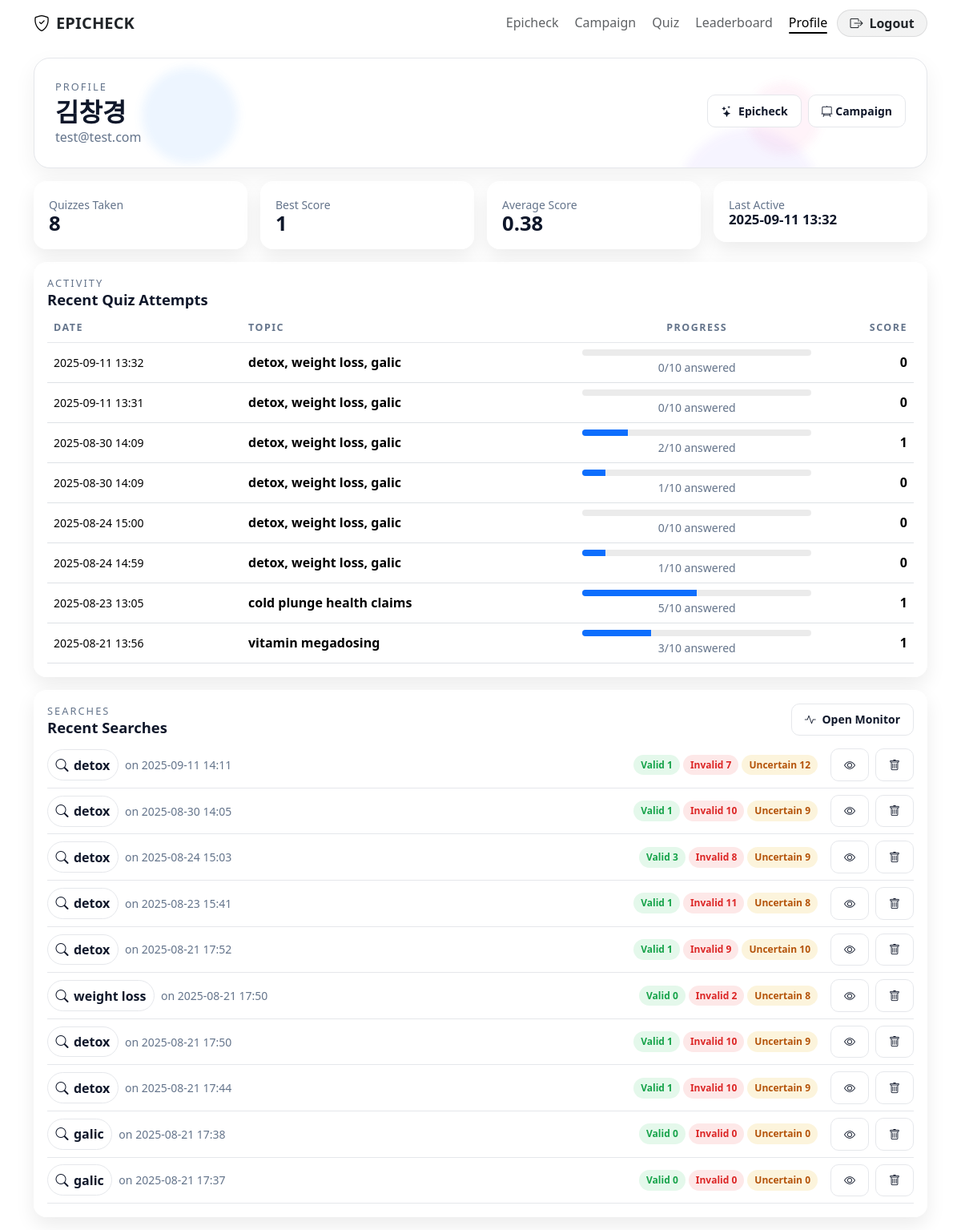
The page /profile (signed in) on the database as committed earlier.
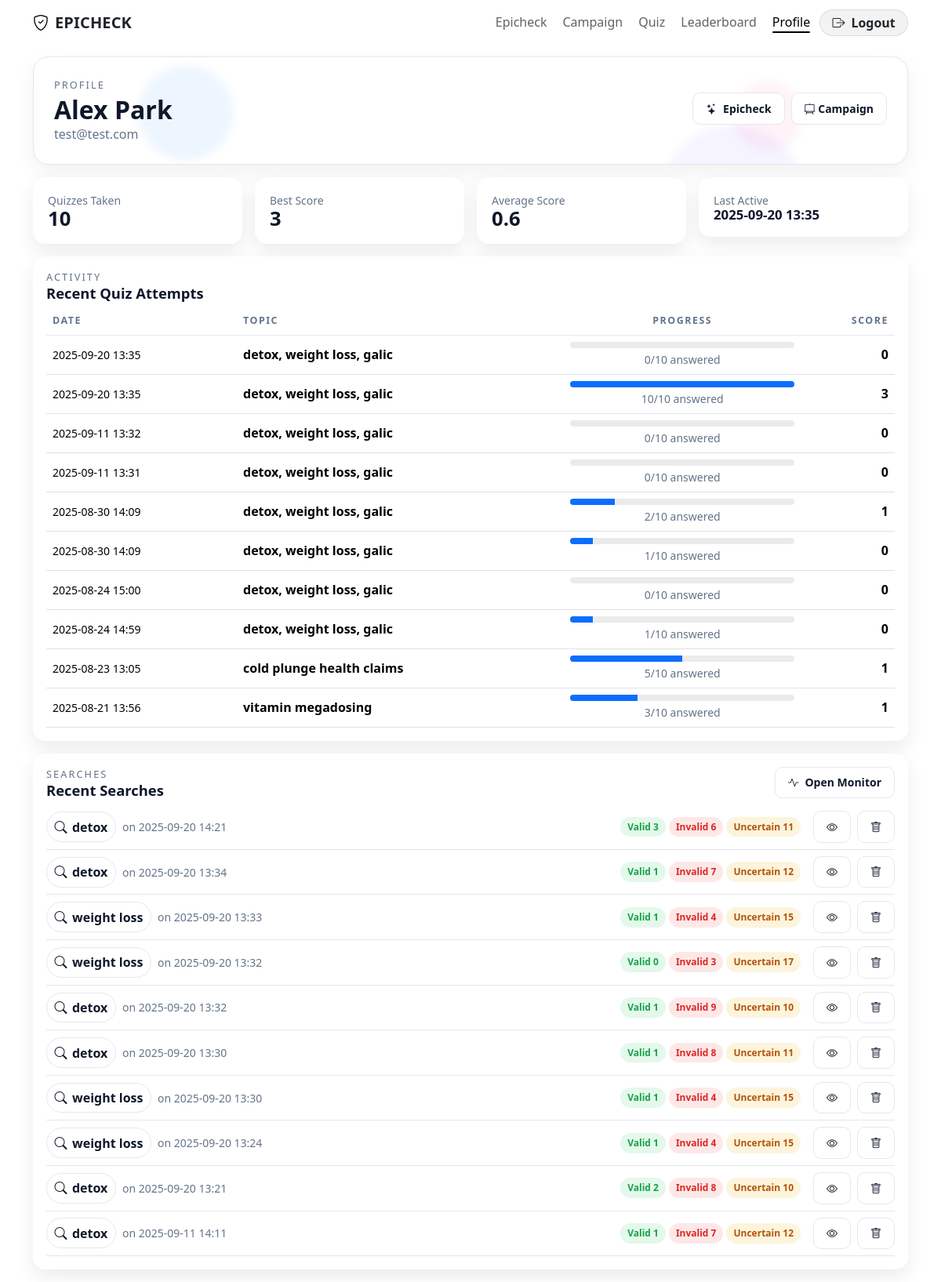
The same page on the database as committed later.
### tables this page shows
CREATE TABLE users (
            id            INTEGER PRIMARY KEY AUTOINCREMENT,
            name          TEXT,
            email         TEXT NOT NULL UNIQUE,
            password_hash TEXT NOT NULL,
            created_at    TEXT NOT NULL
        );

CREATE TABLE quiz_attempts (
            id         INTEGER PRIMARY KEY AUTOINCREMENT,
            quiz_id    INTEGER NOT NULL,
            user_id    INTEGER,                     -- null for anonymous
            anon_id    TEXT,                        -- per-session token for anonymous
            started_at TEXT NOT NULL,
            finished_at TEXT,
            score      INTEGER NOT NULL DEFAULT 0,
            FOREIGN KEY (quiz_id) REFERENCES quizzes(id) ON DELETE CASCADE,
            FOREIGN KEY (user_id) REFERENCES users(id) ON DELETE SET NULL
        );

CREATE TABLE quizzes (
            id         INTEGER PRIMARY KEY AUTOINCREMENT,
            topic      TEXT NOT NULL,
            is_daily   INTEGER NOT NULL DEFAULT 0,  -- 1 for daily quiz
            created_at TEXT NOT NULL
        );

CREATE TABLE searches (
            id          INTEGER PRIMARY KEY AUTOINCREMENT,
            keywords    TEXT NOT NULL,
            sources     TEXT NOT NULL,      -- comma-separated list (e.g., "youtube,reddit")
            created_at  TEXT NOT NULL       -- ISO 8601 UTC
        , user_id INTEGER);

### app.py (the view)
@app.route("/profile")
@login_required
def profile():
    db = get_db()
    user_id = g.user["id"]
    attempts = db.execute(
        """
        SELECT
          qa.id            AS attempt_id,
          qa.quiz_id,
          qa.score,
          qa.started_at,
          qa.finished_at,
          q.topic,
          q.is_daily,
          (SELECT COUNT(*) FROM quiz_items WHERE quiz_id = qa.quiz_id) AS total_items,
          (SELECT COUNT(*) FROM quiz_answers WHERE attempt_id = qa.id) AS answered
        FROM quiz_attempts qa
        JOIN quizzes q ON q.id = qa.quiz_id
        WHERE qa.user_id = ?
        ORDER BY qa.started_at DESC
        LIMIT 10
        """,
        (user_id,)
    ).fetchall()
    stats = db.execute(
        """
        SELECT
          COUNT(*)                 AS total_quizzes,
          COALESCE(AVG(score), 0)  AS avg_score,
          COALESCE(MAX(score), 0)  AS best_score,
          MAX(started_at)          AS last_active
        FROM quiz_attempts
        WHERE user_id = ?
        """,
        (user_id,)
    ).fetchone() or {"total_quizzes": 0, "avg_score": 0, "best_score": 0, "last_active": None}
    searches = db.execute(
        """
        SELECT s.id, s.keywords, s.sources, s.created_at,
               SUM(CASE WHEN p.verdict='valid' THEN 1 ELSE 0 END)     AS valid_count,
               SUM(CASE WHEN p.verdict='invalid' THEN 1 ELSE 0 END)   AS invalid_count,
               SUM(CASE WHEN p.verdict='uncertain' THEN 1 ELSE 0 END) AS uncertain_count
        FROM searches s
        LEFT JOIN posts p ON p.search_id = s.id
        WHERE s.user_id = ?
        GROUP BY s.id
        ORDER BY s.id DESC
        LIMIT 10
        """,
        (user_id,)
    ).fetchall()
    per_topic = db.execute(
        """
        SELECT qi.topic,
               COUNT(*)            AS answered,
               SUM(qa.correct)     AS correct
        FROM quiz_answers qa
        JOIN quiz_items   qi ON qi.id   = qa.item_id
        JOIN quiz_attempts qatt ON qatt.id = qa.attempt_id
        WHERE qatt.user_id = ?
        GROUP BY qi.topic
        ORDER BY answered DESC
        LIMIT 20
        """,
        (user_id,)
    ).fetchall()
    return render_template(
        "profile.html",
        is_guest=False,
        user=g.user,
        stats=dict(stats),
        attempts=[dict(r) for r in attempts],
        searches=[dict(r) for r in searches],
        per_topic=[dict(r) for r in per_topic],
    )

### app.py (called while the page is built)
def _parse_iso_any(value):
    if isinstance(value, datetime):
        dt = value
    else:
        s = str(value or "").strip()
        try:
            dt = datetime.fromisoformat(s.replace("Z", "+00:00"))
        except Exception:
            try:
                dt = datetime.strptime(s, "%Y-%m-%d %H:%M:%S")
            except Exception:
                return None
    if dt.tzinfo is None:
        dt = dt.replace(tzinfo=timezone.utc)
    else:
        dt = dt.astimezone(timezone.utc)
    return dt

@app.template_filter("dt")
def jinja_dt(value, fmt="%Y-%m-%d %H:%M"):
    dt = _parse_iso_any(value)
    if not dt:
        return "" if value in (None, "") else str(value)
    try:
        local = dt.astimezone(ZoneInfo(APP_TZ))
    except Exception:
        local = dt
    return local.strftime(fmt)

def get_db():
    if "db" not in g:
        g.db = sqlite3.connect(DB_PATH, detect_types=sqlite3.PARSE_DECLTYPES)
        g.db.row_factory = sqlite3.Row
    return g.db

@app.before_request
def load_current_user():
    uid = session.get("user_id")
    if uid:
        g.user = get_db().execute("SELECT * FROM users WHERE id = ?", (uid,)).fetchone()
    else:
        g.user = None

### templates/profile.html (shortened to what the changed rows need)
{% extends "nav.html" %}
{% block content %}
<section class="container my-3">
  <div class="dash-hero">
    <div class="head">
      <div class="eyebrow">Profile</div>
      <div class="d-flex flex-wrap align-items-center justify-content-between">
        <h2 class="page-title mb-0">
          {{ 'Guest Dashboard' if is_guest else (user.name or 'Your Dashboard') }}
        </h2>
        <div class="d-flex align-items-center gap-2">
          <a class="btn btn-clean btn-sm" href="{{ url_for('monitor') }}"><i class="bi bi-stars me-1"></i> Epicheck</a>
          <a class="btn btn-clean btn-sm" href="{{ url_for('studio_home') }}"><i class="bi bi-easel2"></i> Campaign</a>
        </div>
      </div>
      <p class="kicker mb-0">
        {{ 'You are viewing a guest session (scores saved to this browser).' if is_guest else (user.email or '') }}
      </p>
    </div>
  </div>
</section>
<section class="container my-3">
  <div class="row g-3">
    <div class="col-12 col-md-3">
      <div class="glass stat-card">
        <div class="muted small">Quizzes Taken</div>
        <div class="stat-k">{{ stats.total_quizzes or 0 }}</div>
      </div>
    </div>
    <div class="col-12 col-md-3">
      <div class="glass stat-card">
        <div class="muted small">Best Score</div>
        <div class="stat-k">{{ (stats.best_score or 0) }}</div>
      </div>
    </div>
    <div class="col-12 col-md-3">
      <div class="glass stat-card">
        <div class="muted small">Average Score</div>
        <div class="stat-k">{{ (stats.avg_score or 0)|round(2) }}</div>
      </div>
    </div>
    <div class="col-12 col-md-3">
      <div class="glass stat-card">
        <div class="muted small">Last Active</div>
        <div class="stat-k" style="font-size:1.05rem;">
          {{ (stats.last_active|dt) if stats.last_active else '—' }}
        </div>
      </div>
    </div>
  </div>
</section>
<section class="container my-3">
  <div class="glass p-3">
    <div class="table-responsive mt-2">
      <table class="table align-middle mb-0">
        <thead>
          <tr>
            <th>Date</th>
            <th>Topic</th>
            <th class="text-center">Progress</th>
            <th class="text-end">Score</th>
          </tr>
        </thead>
        <tbody>
          {% if attempts %}
            {% for a in attempts %}
            <tr>
              <td class="small">{{ a.started_at|dt }}</td>
              <td class="fw-semibold">{{ a.topic }}</td>
              <td class="text-center" style="min-width:160px;">
                {% set total = a.total_items or 0 %}
                {% set ans = a.answered or 0 %}
                {% set pct = (ans / total * 100) if total>0 else 0 %}
                <div class="progress">
                  <div class="progress-bar" role="progressbar" style="width: {{ pct|round(0) }}%"></div>
                </div>
                <div class="small muted mt-1">{{ ans }}/{{ total }} answered</div>
              </td>
              <td class="text-end fw-bold">{{ a.score }}</td>
            </tr>
            {% endfor %}
          {% else %}
            <tr><td colspan="5" class="text-center text-muted py-4">No attempts yet.</td></tr>
          {% endif %}
        </tbody>
      </table>
    </div>
  </div>
</section>
<section class="container my-3">
  <div class="glass p-3">
    <div class="mt-2">
      {% if searches %}
        {% for s in searches %}
         <div class="d-flex flex-wrap align-items-center justify-content-between py-2 border-bottom"
     style="border-color:var(--line) !important;"
     data-search-row="{{ s.id }}">
  <div class="d-flex align-items-center gap-2">
    <span class="kw-chip"><i class="bi bi-search"></i> {{ s.keywords }}</span>
    <span class="small muted">on {{ s.created_at|dt }}</span>
  </div>
  <div class="d-flex align-items-center gap-2">
    <div class="d-flex align-items-center gap-1 me-2">
      <span class="mini-pill p-valid">Valid {{ s.valid_count or 0 }}</span>
      <span class="mini-pill p-invalid">Invalid {{ s.invalid_count or 0 }}</span>
      <span class="mini-pill p-uncertain">Uncertain {{ s.uncertain_count or 0 }}</span>
    </div>
    <button type="button"
            class="btn btn-clean btn-sm"
            data-view-search="{{ s.id }}"
            title="View saved posts"
            aria-label="View saved posts">
      <i class="bi bi-eye"></i>
    </button>
    <button type="button"
            class="btn btn-clean btn-sm"
            data-delete-search="{{ s.id }}"
            title="Delete this search"
            aria-label="Delete this search">
      <i class="bi bi-trash"></i>
    </button>
  </div>
</div>
        {% endfor %}
      {% else %}
        <div class="text-center text-muted py-4">No searches yet.</div>
      {% endif %}
    </div>
  </div>
</section>
{% endblock %}

Rows that differ between the two databases and show on the page:
no longer on this page (row unchanged): searches: keywords "detox", created_at|dt "2025-08-30 14:05", user "1", invalid_count "10", uncertain_count "9"
no longer on this page (row unchanged): searches: keywords "detox", created_at|dt "2025-08-24 15:03", valid_count "3", invalid_count "8", uncertain_count "9"
no longer on this page (row unchanged): searches: keywords "detox", created_at|dt "2025-08-23 15:41", user "1", invalid_count "11", uncertain_count "8"
no longer on this page (row unchanged): searches: keywords "detox", created_at|dt "2025-08-21 17:52", user "1", invalid_count "9", uncertain_count "10"
no longer on this page (row unchanged): searches: keywords "weight loss", created_at|dt "2025-08-21 17:50", valid_count "0", invalid_count "2", uncertain_count "8"
no longer on this page (row unchanged): searches: keywords "detox", created_at|dt "2025-08-21 17:50", user "1", invalid_count "10", uncertain_count "9"
no longer on this page (row unchanged): searches: keywords "detox", created_at|dt "2025-08-21 17:44", user "1", invalid_count "10", uncertain_count "9"
no longer on this page (row unchanged): searches: keywords "galic", created_at|dt "2025-08-21 17:38", valid_count "0", invalid_count "0", uncertain_count "0"
no longer on this page (row unchanged): searches: keywords "galic", created_at|dt "2025-08-21 17:37", valid_count "0", invalid_count "0", uncertain_count "0"
changed users "test@test.com": name "김창경" → "Alex Park"
added quiz_attempts: started_at|dt "2025-09-20 13:35", topic "detox, weight loss, galic", score "0", total "10"
added quiz_attempts: started_at|dt "2025-09-20 13:35", topic "detox, weight loss, galic", {{ pct|round(0) }} 100.0 (drawn), ans "10", total "10", score "3"
added searches: keywords "detox", created_at|dt "2025-09-20 14:21", valid_count "3", invalid_count "6", uncertain_count "11"
added searches: keywords "detox", created_at|dt "2025-09-20 13:34", user "1", invalid_count "7", uncertain_count "12"
added searches: keywords "weight loss", created_at|dt "2025-09-20 13:33", user "1", invalid_count "4", uncertain_count "15"
added searches: keywords "weight loss", created_at|dt "2025-09-20 13:32", valid_count "0", invalid_count "3", uncertain_count "17"
added searches: keywords "detox", created_at|dt "2025-09-20 13:32", user "1", invalid_count "9", uncertain_count "10"
added searches: keywords "detox", created_at|dt "2025-09-20 13:30", user "1", invalid_count "8", uncertain_count "11"
added searches: keywords "weight loss", created_at|dt "2025-09-20 13:30", user "1", invalid_count "4", uncertain_count "15"
added searches: keywords "weight loss", created_at|dt "2025-09-20 13:24", user "1", invalid_count "4", uncertain_count "15"
added searches: keywords "detox", created_at|dt "2025-09-20 13:21", valid_count "2", invalid_count "8", uncertain_count "10"
Other text that changed with them:
{{ stats.total_quizzes or 0 }}: "8" → "10"
{{ (stats.best_score or 0) }}: "1" → "3"
{{ (stats.avg_score or 0)|round(2) }}: "0.38" → "0.6"
{{ (stats.last_active|dt) if stats.last_active else '—' }}: "2025-09-11 13:32" → "2025-09-20 13:35"
